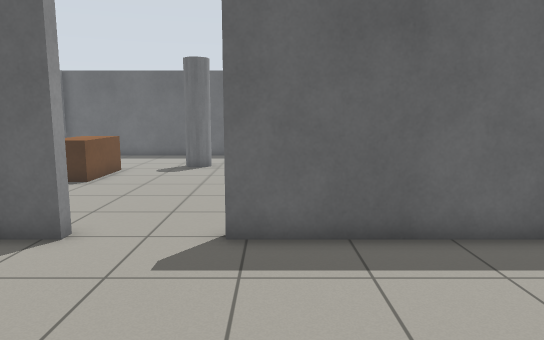
[1] (above)

16 first-person views from a walk through a robot-simulator world made for Gazebo. The camera is 1.2 m above the floor, tilts 8° down and sees 70° across. The floor is counted in squares, 0.5 m on a side. Each view is taken from the middle of a square. On the plan, view 1 faces up. The plan holds only what a view shows up to about 20 squares ahead; the rest is blank. Robots are left out.

[2]
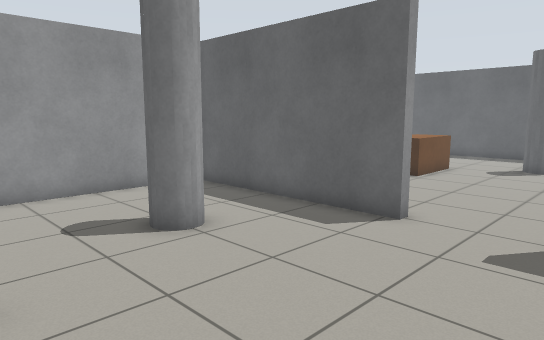

[3]
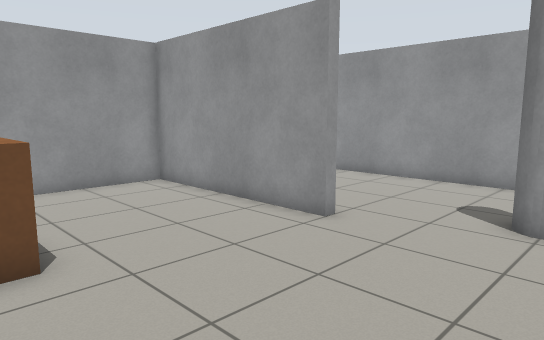

[4]
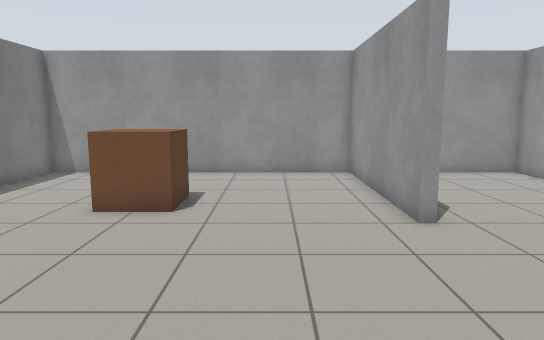

[5]
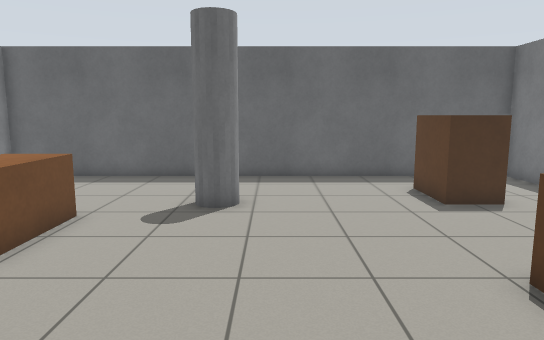

[6]
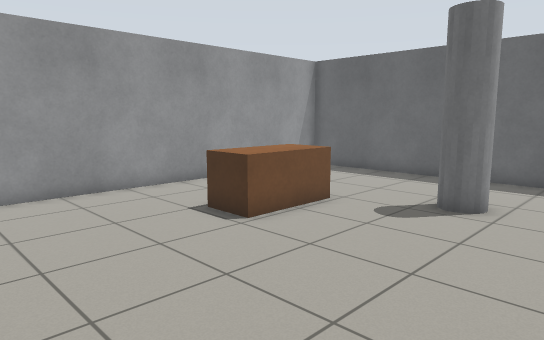

[7]
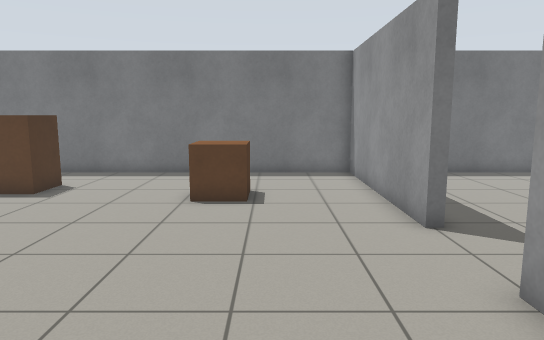

[8]
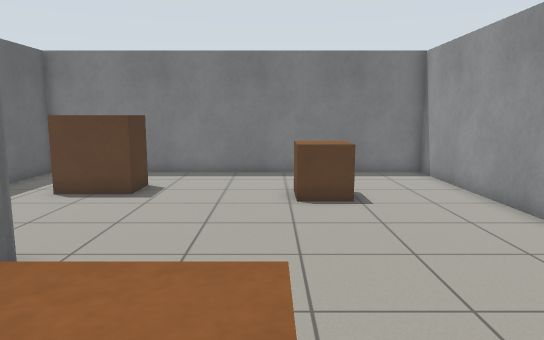

[9]
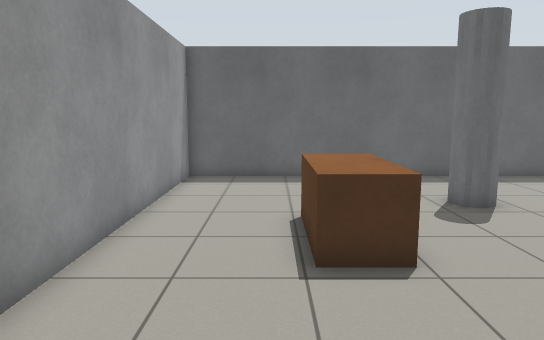

[10]
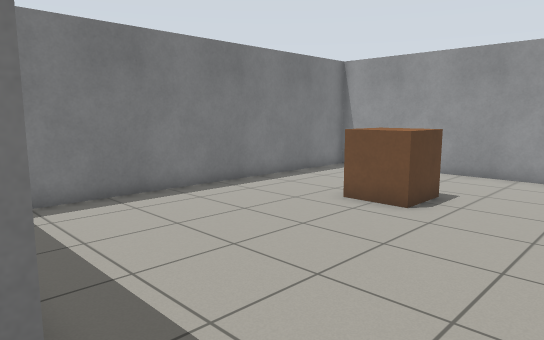

[11]
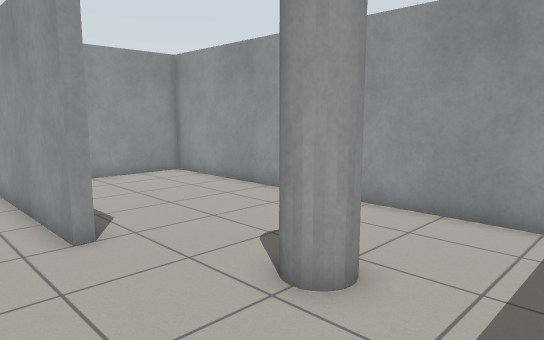

[12]
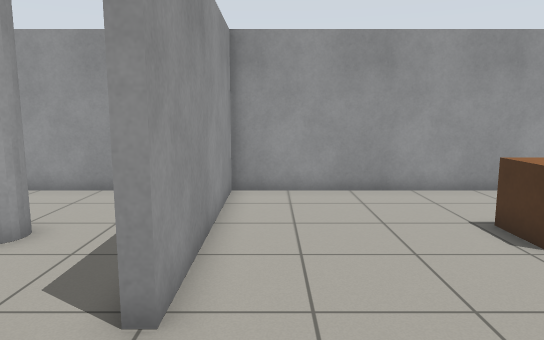

[13]
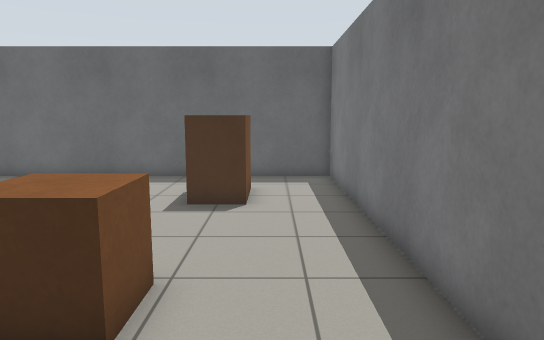

[14]
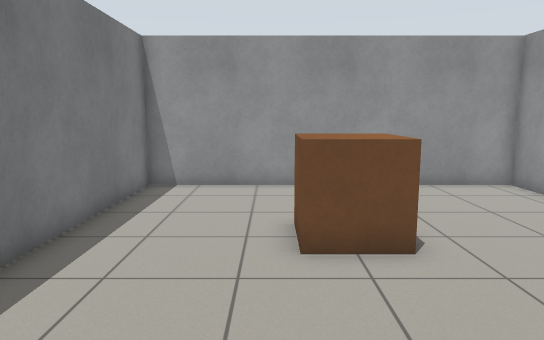

[15]
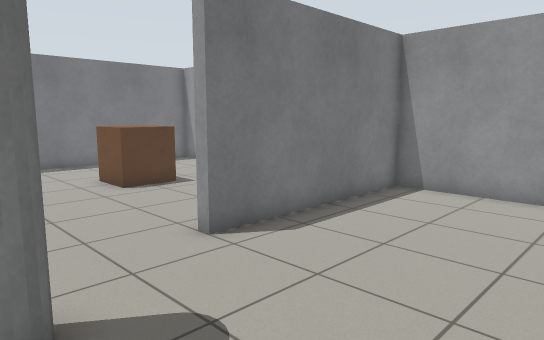

[16]
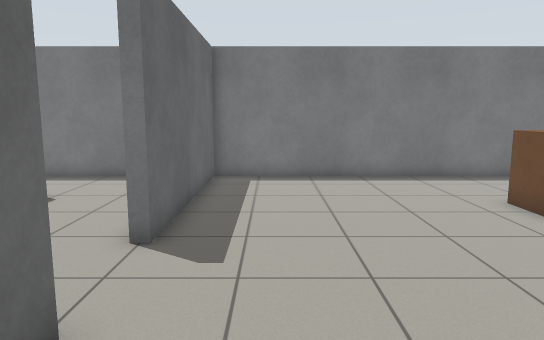

### Floor plan
Ten units are one square. View 1 is at (0, 0); x grows to the right and y downward. Boxes are objects, and circles mark ways between rooms. Rooms are numbered by the first view taken in them; rooms with no view inside come last. Other rooms are left out.
<svg viewBox="-128 -238 206 326">
<path fill="none" stroke="#000" d="M-41 -73 -120 -73M-123 -55 -123 83 -57 83 -57 5 -53 5 -53 83 73 83 73 -73 -9 -73M-9 -73 -9 -77 73 -77 73 -233 -123 -233 -123 -77 -41 -77 -41 -73"/>
<rect x="-85" y="-45" width="20" height="20" fill="#bbb"><title>pillar</title></rect>
<rect x="5" y="15" width="20" height="20" fill="#bbb"><title>brown box</title></rect>
<rect x="-85" y="-175" width="20" height="40" fill="#bbb"><title>brown box</title></rect>
<rect x="-45" y="-195" width="20" height="20" fill="#bbb"><title>pillar</title></rect>
<rect x="15" y="-135" width="20" height="20" fill="#bbb"><title>brown box</title></rect>
<rect x="25" y="-205" width="20" height="20" fill="#bbb"><title>brown box</title></rect>
<circle cx="-25" cy="-70" r="3" fill="#2a7"/>
<text x="-20" y="10">1</text>
<text x="-30" y="-150">2</text>
</svg>
Room 1 opens to room 2.

Where each view was taken, in squares from view 1:
view 1: 0 up, 0 right, facing up
view 2: 1 down, 0 right, facing up-left
view 3: 5 up, 2 right, facing down-left
view 4: 8 up, 2 left, facing down
view 5: 8 up, 2 left, facing up
view 6: 8 up, 0 right, facing up-left
view 7: 11 up, 9 left, facing right
view 8: 14 up, 9 left, facing right
view 9: 8 up, 9 left, facing up
view 10: 8 up, 4 left, facing down-right
view 11: 7 up, 3 left, facing down-left
view 12: 9 up, 0 right, facing left
view 13: 8 up, 5 right, facing up
view 14: 5 up, 3 right, facing down
view 15: 4 up, 12 left, facing down-right
view 16: 5 up, 8 left, facing right
